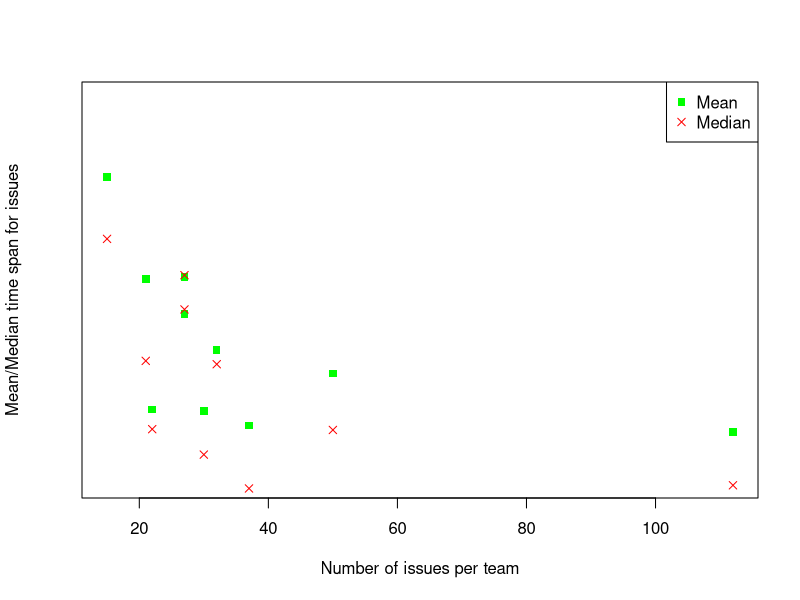
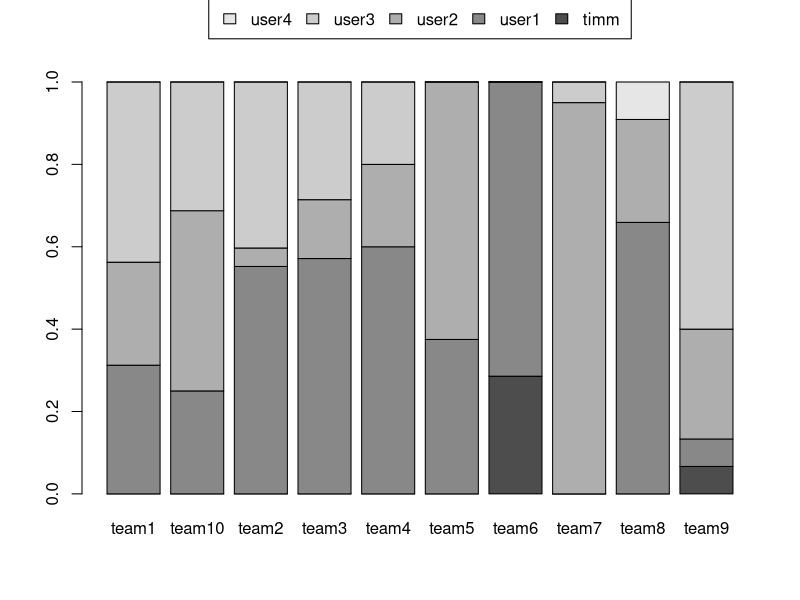
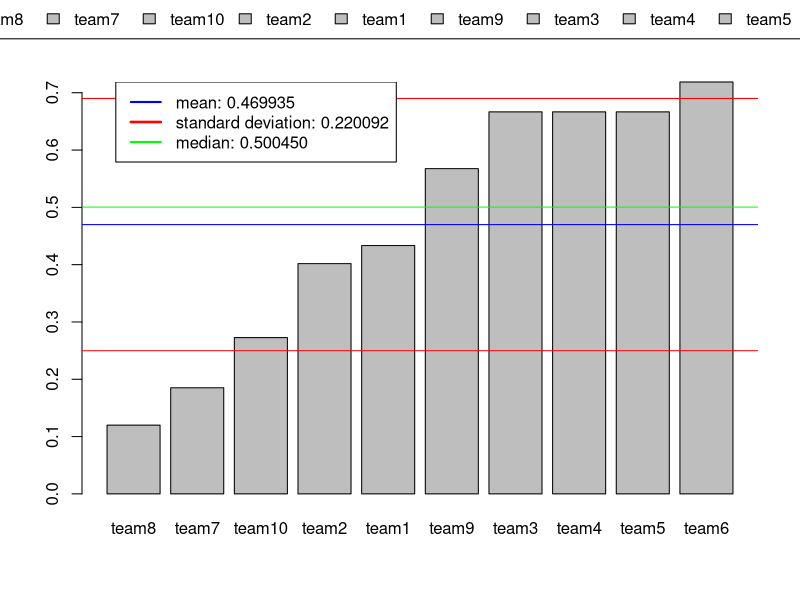
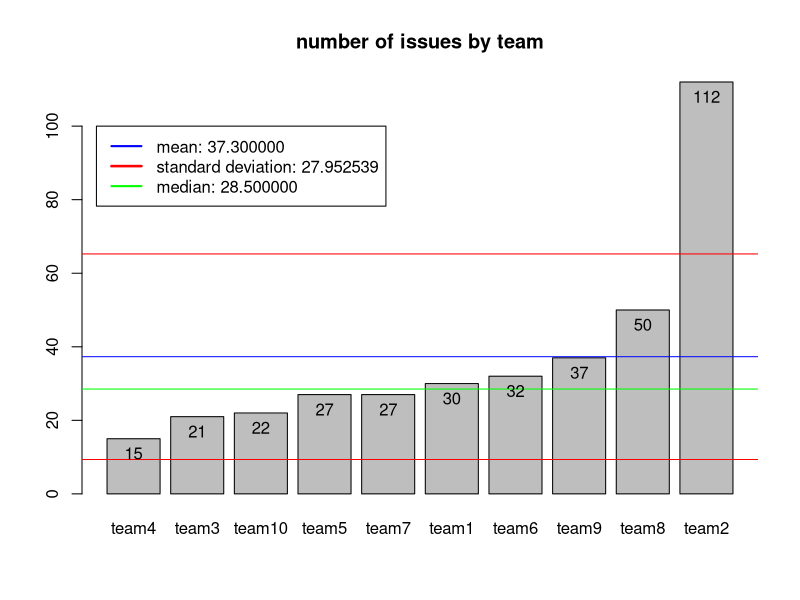
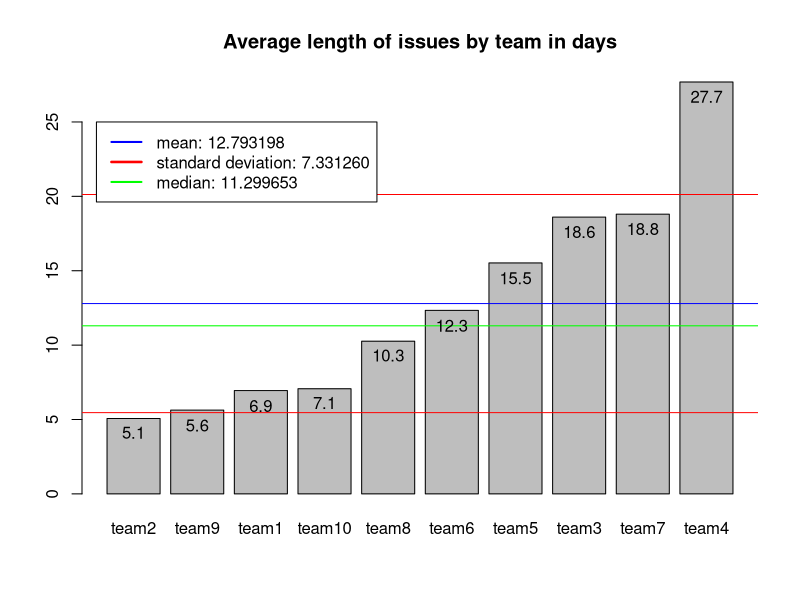
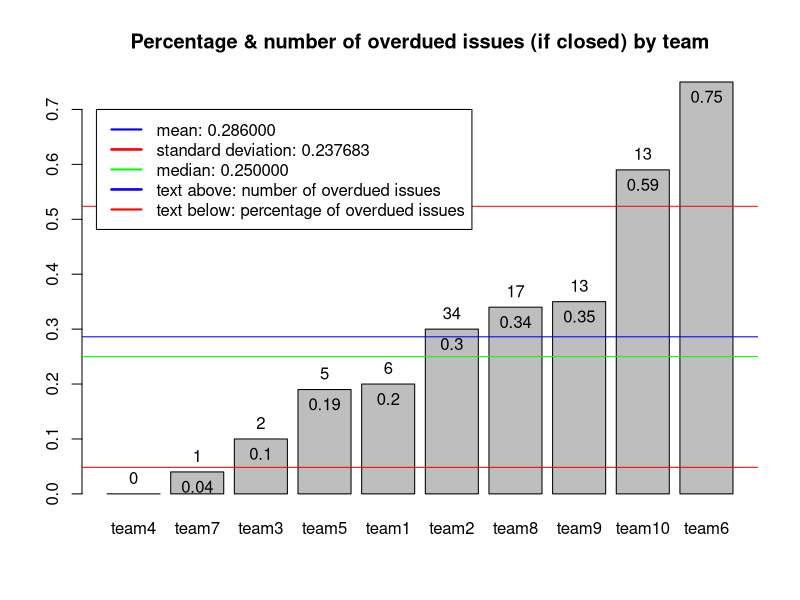
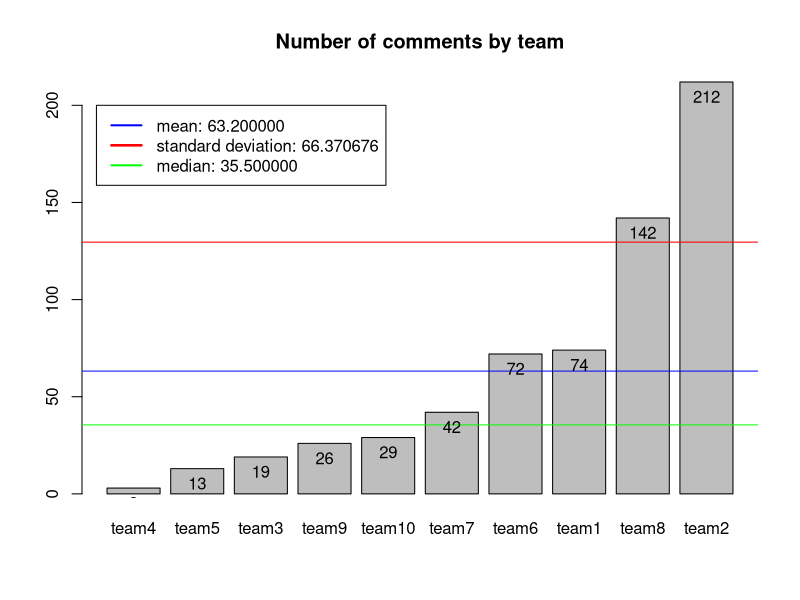

Here is the R script that generated these plots, in order:
# Added by Zubin 
# Code to plot line graph between no:of issues and time span 
issues <- read.csv(file="issues.csv",head=TRUE,sep=",")
issues$team <- as.factor(as.character(issues$team))
issues$created_at <- strptime(as.character(issues$created_at),format = "%Y-%m-%dT%H:%M:%SZ", tz="GMT")
issues$closed_at <- strptime(as.character(issues$closed_at),format = "%Y-%m-%dT%H:%M:%SZ", tz="GMT")
issues$span <- issues$closed_at - issues$created_at
issues$assignee <- as.character(issues$assignee)

# Mean/Median of time span vs Number of issues
x <- table(issues$team)
issues_new <- issues[is.na(issues$span)==FALSE,]
y <- aggregate(issues_new$span,by=list(issues_new$team),FUN="mean")
plot(as.list(x),as.list(y$x),ylim=c(50000,3000000),pch=15,yaxt='n',ylab="Mean/Median time span for issues",xlab="Number of issues per team",col="green")
y <- aggregate(issues_new$span,by=list(issues_new$team),FUN="median")
points(as.list(x),as.list(y$x),pch=4,col="red")
legend("topright",c('Mean','Median'),pch=c(15,4),col=c('green','red'))


# Number of issues created 
issues_new <- issues[is.element(as.character(issues$assignee),c('user1','user2','user3','user4')),]
issues_new$created_by <- as.factor(as.character(issues_new$created_by))

x <- table(issues_new$created_by,issues_new$team)
for (i in 1:ncol(x)) {
    x[,i] <- x[,i]/sum(x[,i])
}

barplot(x,legend.text = TRUE,args.legend = list(x="top",inset=c(0,-0.2),horiz=TRUE))

# Number of unassigned issues 
issues_new <- issues[issues$assignee=="",]
x <- table(issues_new$team)
for (i in 1:nrow(x)) {
    x[i] <- x[i]/nrow(issues[issues$team==names(x)[i],])
}

barplot(sort(x),legend.text = TRUE,args.legend = list(x="top",inset=c(0,-0.2),horiz=TRUE))
abline(h=mean(x), col = "blue")
abline(h=mean(x) + sd(x), col = "red")
abline(h=mean(x) - sd(x), col = "red")
abline(h=median(x), col = "green")
# add legend
legend_col <- c()
legend_col <- c(legend_col, "blue")
legend_col <- c(legend_col, "red")
legend_col <- c(legend_col, "green")

legend("topleft", c(sprintf("mean: %f",mean(x)), 
                sprintf("standard deviation: %f",sd(x)),
                sprintf("median: %f",median(x))
                ), 
       lty=c(1,1), lwd=c(2,2.5),col=legend_col, inset=c(0.05,0))

# Issues closed too soon
issues_new <- issues[is.na(issues$span)==FALSE,]
issues_new$span <- as.numeric(issues_new$span)
issues_new$span <- issues_new$span/(60*60)
mean(issues_new$span)
sd(issues_new$span)


#######################################################################

require('plyr')


data = read.csv(file="issues.csv",head=TRUE,sep=",")
teams = unique(data$team)
totalUser = 0


#number of issue
numIssuesByTeam = vector()
for(i in 1:length(teams)){
  numIssuesByTeam[i] =  nrow(data[data[,"team"] == teams[[i]],])
}
avgIssueTeam = sum(numIssuesByTeam) / length(teams)
sdIssueTeam = sd(numIssuesByTeam)
medianIssueUser = median(numIssuesByTeam)

df = data.frame(teams,numIssuesByTeam)
df = df[order(df$numIssuesByTeam),]

plot = barplot(main="number of issues by team", df$numIssuesByTeam, names.arg=df$teams)
abline(h=avgIssueTeam, col = "blue")
abline(h=avgIssueTeam + sdIssueTeam, col = "red")
abline(h=avgIssueTeam - sdIssueTeam, col = "red")
abline(h=medianIssueUser, col = "green")
text(x = plot, y = df$numIssuesByTeam, label = df$numIssuesByTeam, pos = 1)

# add legend
legend_col <- c()
legend_col <- c(legend_col, "blue")
legend_col <- c(legend_col, "red")
legend_col <- c(legend_col, "green")

legend(0,100, c(sprintf("mean: %f",avgIssueTeam), 
                sprintf("standard deviation: %f",sdIssueTeam),
                sprintf("median: %f",medianIssueUser)
                ), 
       lty=c(1,1), lwd=c(2,2.5),col=legend_col)




#Issues assigned per user (should be evenly distributed)
issueAssignedList = list()
users = as.vector(c('user1','user2','user3','user4'))
usersIssueVector = vector()
for(i in 1:length(teams)){
  currTeamData = data[data[,"team"] == teams[[i]],]
  assignees = data[data[,"team"] == teams[[i]],]$assignees
  #users = unique(currTeamData$assignee)
  times = vector()
  for(k in 1:length(users)){
    if(users[k]==""||users[k]=="effat"||users[k]=="timm"){
      next
    }
    totalUser = totalUser + 1
    times[k] = 0
    for(j in 1:length(assignees)){
      if(grepl(users[k], assignees[[j]])){
        times[k] = times[k] + 1
      }
    }
  }
  if(times[4]==0){
    times = times[-4]
    totalUser = totalUser - 1
  }
  usersIssueVector = c(usersIssueVector, times)
  times = times/sum(times)
  issueAssignedList = c(issueAssignedList, list(times))
}



avgIssueUser = sum(numIssuesByTeam) / totalUser
sdIssueUser = sd(usersIssueVector)
medianIssueUser = median(usersIssueVector)










#Time taken per user to complete an issue
timeTakenList = list()
users = as.vector(c('user1','user2','user3','user4'))
tmpVector = vector()
for(i in 1:length(teams)){
  currTeamData = data[data[,"team"] == teams[[i]],]
  assignees = data[data[,"team"] == teams[[i]],]$assignees
  #users = unique(currTeamData$assignee)
  times = vector()
  for(k in 1:length(users)){
    if(users[k]==""||users[k]=="effat"||users[k]=="timm"){
      next
    }
    totalTime = 0
    issues = 0
    times[k] = 0
    for(j in 1:nrow(currTeamData)){
      if(grepl(users[k], assignees[[j]])){
        if(currTeamData[j,"closed_at"]!=""){
          strptime("2017-01-26T21:58:36Z",format="%Y-%m-%dT%H:%M:%SZ")
          created_at = strptime(currTeamData[j,"created_at"],format="%Y-%m-%dT%H:%M:%SZ")
          closed_at = strptime(currTeamData[j,"closed_at"],format="%Y-%m-%dT%H:%M:%SZ")
          totalTime = totalTime + difftime(closed_at, created_at, units = "hours")
          issues = issues + 1
        }
      }
    }
    times[k] = totalTime / issues
    if(k<4 && is.nan(times[k])){
      times[k] = 0
    }
  }
  if(is.nan(times[4])){
    times = times[-4]
  }
  timeTakenList = c(timeTakenList, list(round(times/24,1)))
  tmpVector = c(tmpVector, times)
}

avgTimeUser = sum(tmpVector) / totalUser
sdTimeUser = sd(tmpVector)
medianTimeUser = median(tmpVector)



#span of issues
issueSpan = vector()
due = vector()
for(i in 1:length(teams)){
  currTeamData = data[data[,"team"] == teams[[i]],]
  totalTime = 0
  issues = 0
  overdue = 0
  for(j in 1:nrow(currTeamData)){
      if(currTeamData[j,"closed_at"]!=""){
        strptime("2017-01-26T21:58:36Z",format="%Y-%m-%dT%H:%M:%SZ")
        created_at = strptime(currTeamData[j,"created_at"],format="%Y-%m-%dT%H:%M:%SZ")
        closed_at = strptime(currTeamData[j,"closed_at"],format="%Y-%m-%dT%H:%M:%SZ")
        if(currTeamData[j,"milestone_due_on"]!=""){
          milestone_due_on = strptime(currTeamData[j,"milestone_due_on"],format="%Y-%m-%dT%H:%M:%SZ")
          if((milestone_due_on > closed_at) == TRUE){
            overdue = overdue + 1
          }
        }
        totalTime = totalTime + difftime(closed_at, created_at, units = "hours")
        issues = issues + 1
      }
  }
  due[i] = overdue
  issueSpan[i] = totalTime / issues
}
#issue span by team
issueSpan = issueSpan/24
avgIssueSpan = sum(issueSpan)/length(teams)
sdIssueSpan = sd(issueSpan)
medianIssueSpan = median(issueSpan)
#issues close after due day
avgOverDue = mean(due)
sdOverDue = sd(due)
medianOverDue = median(due)
#percentage issues overdue
pct = round(due/numIssuesByTeam,2)
avgOverDue = mean(pct)
sdOverDue = sd(pct)
medianOverDue = median(pct)

df = data.frame(teams,issueSpan)
df = df[order(df$issueSpan),]
plot = barplot(main="Average length of issues by team in days", df$issueSpan, names.arg=df$teams)
abline(h=avgIssueSpan, col = "blue")
abline(h=avgIssueSpan-sdIssueSpan, col = "red")
abline(h=avgIssueSpan+sdIssueSpan, col = "red")
abline(h=medianIssueSpan, col = "green")
text(x = plot, y = round(df$issueSpan,1), label = round(df$issueSpan,1), pos = 1)
# add legend
legend_col <- c()
legend_col <- c(legend_col, "blue")
legend_col <- c(legend_col, "red")
legend_col <- c(legend_col, "green")
legend(0,25, c(sprintf("mean: %f",avgIssueSpan), 
               sprintf("standard deviation: %f",sdIssueSpan),
                sprintf("median: %f",medianIssueSpan)),
                
       lty=c(1,1), lwd=c(2,2.5),col=legend_col)




df = data.frame(teams,pct,due)
df = df[order(df$pct),]
plot = barplot(main="Percentage & number of overdued issues (if closed) by team", df$pct, names.arg=df$teams)
abline(h=avgOverDue, col = "blue")
abline(h=avgOverDue-sdOverDue, col = "red")
abline(h=avgOverDue+sdOverDue, col = "red")
abline(h=medianOverDue, col = "green")
text(x = plot, y = round(df$pct,2), label = round(df$pct,2), pos = 1)
text(x = plot, y = round(df$pct,2), label = df$due, pos = 3)

# add legend
legend_col <- c()
legend_col <- c(legend_col, "blue")
legend_col <- c(legend_col, "red")
legend_col <- c(legend_col, "green")
legend_col <- c(legend_col)
legend_col <- c(legend_col )
legend(0,0.7, c(sprintf("mean: %f",avgOverDue), 
                sprintf("standard deviation: %f",sdOverDue),
                sprintf("median: %f",medianOverDue)
                ,
                "text above: number of overdued issues",
                "text below: percentage of overdued issues"),
       lty=c(1,1), lwd=c(2,2.5),col=legend_col)







#number of comments
numComments = vector()
for(i in 1:length(teams)){
  currTeamData = data[data[,"team"] == teams[[i]],]
  numComments[i] = sum(currTeamData$comments)
}
meanComments = sum(numComments) / length(teams)
sdComments = sd(numComments)
medianComments = median(numComments)


df = data.frame(teams,numComments)
df = df[order(df$numComments),]

plot = barplot(main="Number of comments by team", df$numComments, names.arg=df$teams)
abline(h=meanComments, col = "blue")
abline(h=meanComments-sdComments, col = "red")
abline(h=meanComments+sdComments, col = "red")
abline(h=medianComments, col = "green")
text(x = plot, y = df$numComments, label = df$numComments, pos = 1)

# add legend
legend_col <- c()
legend_col <- c(legend_col, "blue")
legend_col <- c(legend_col, "red")
legend_col <- c(legend_col, "green")

legend(0,200, c(sprintf("mean: %f",meanComments), 
                sprintf("standard deviation: %f",sdComments),
                sprintf("median: %f",medianComments)
                ), 
       lty=c(1,1), lwd=c(2,2.5),col=legend_col)



